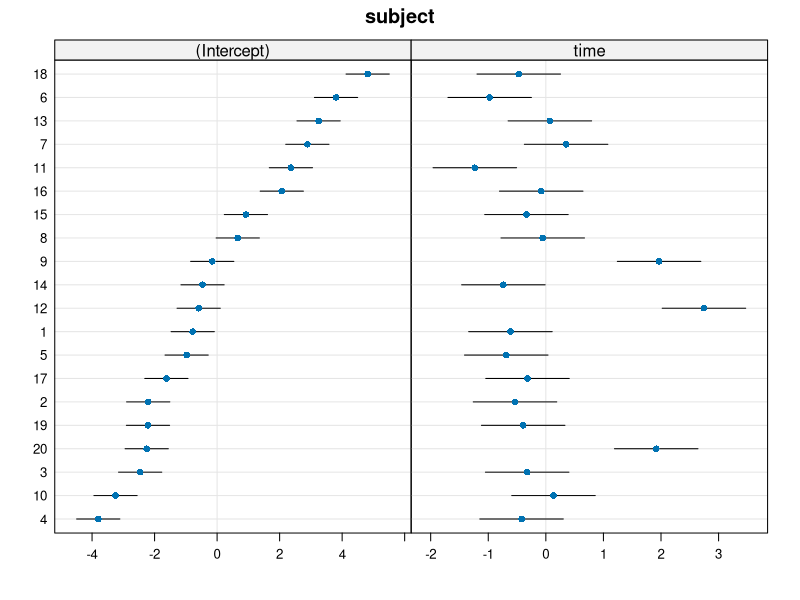
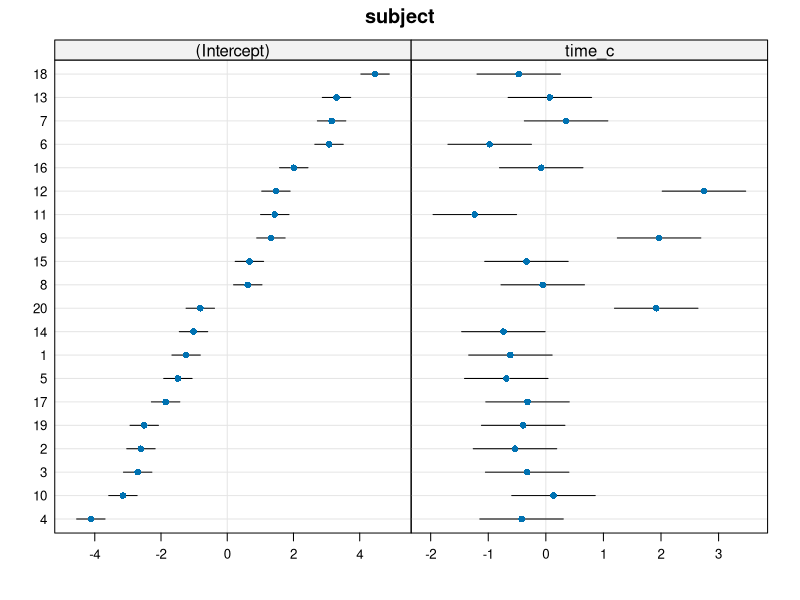
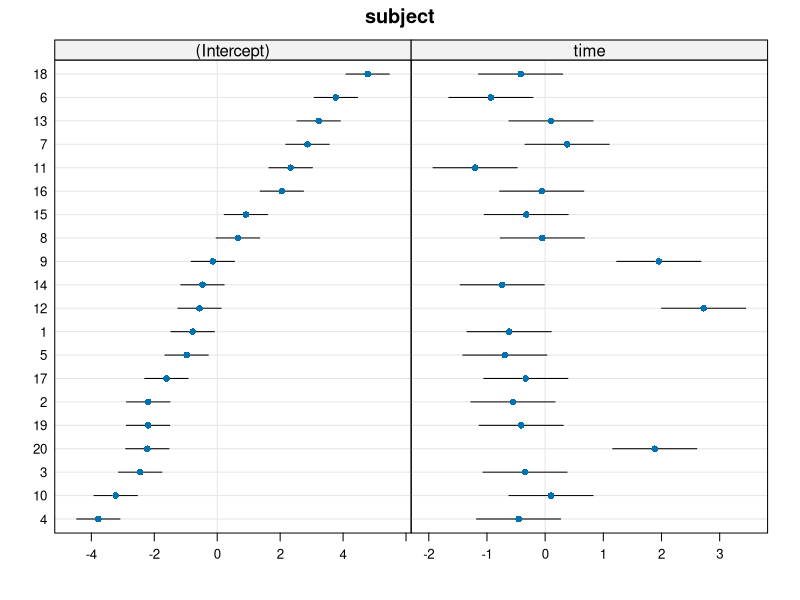
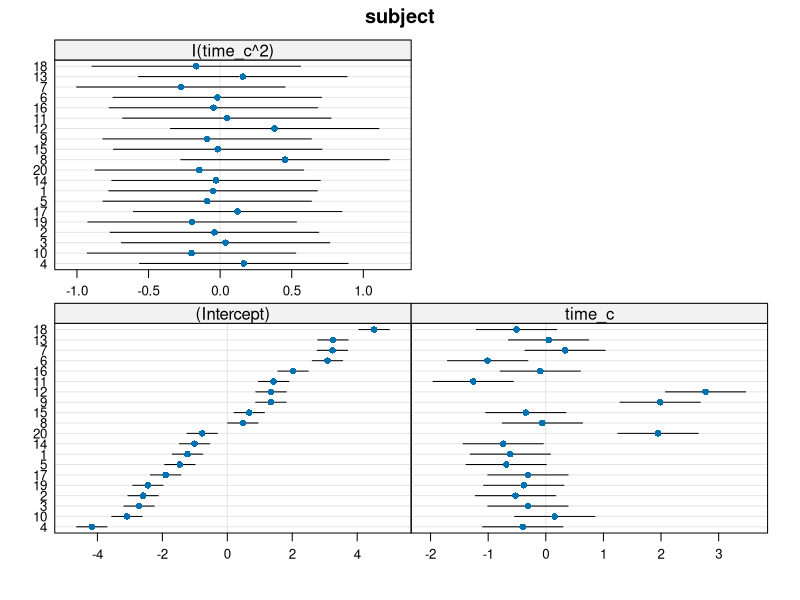
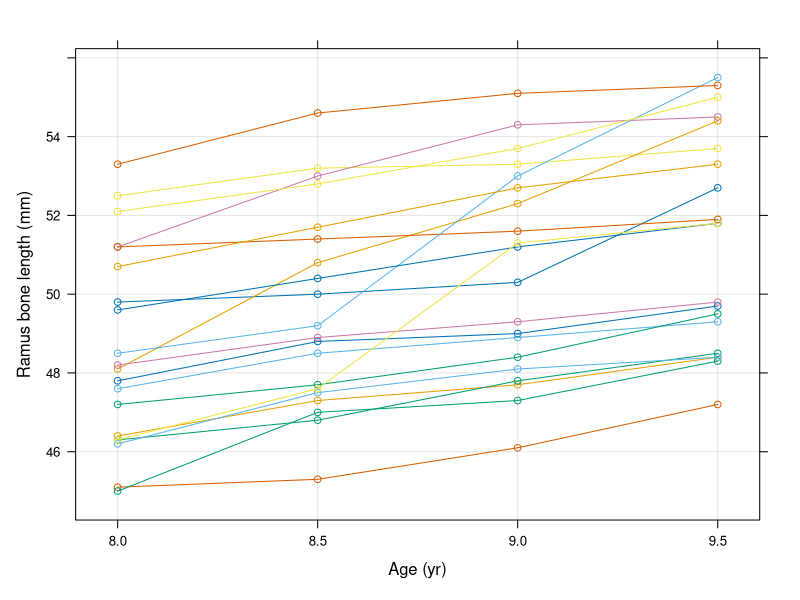
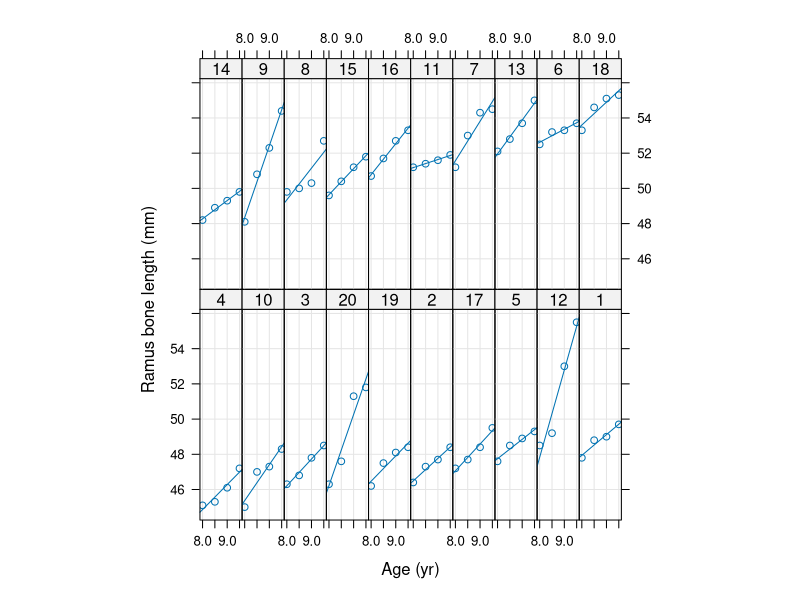
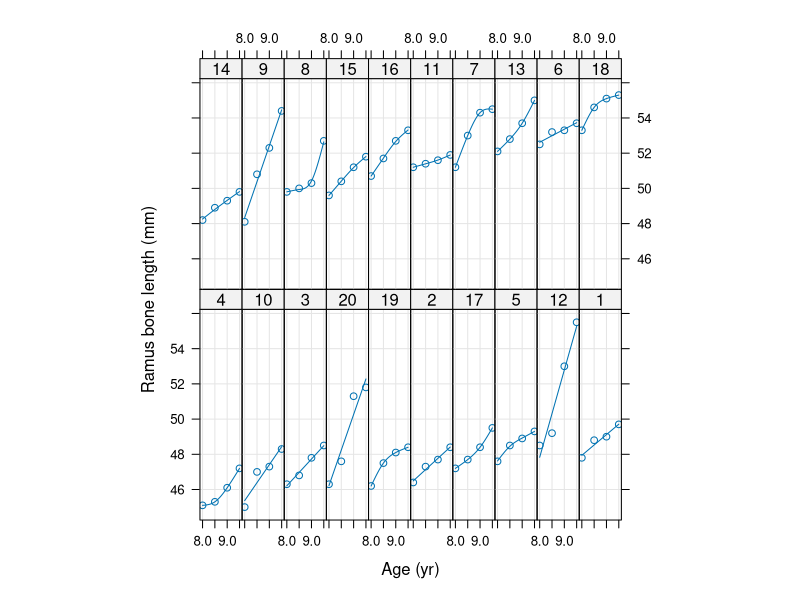
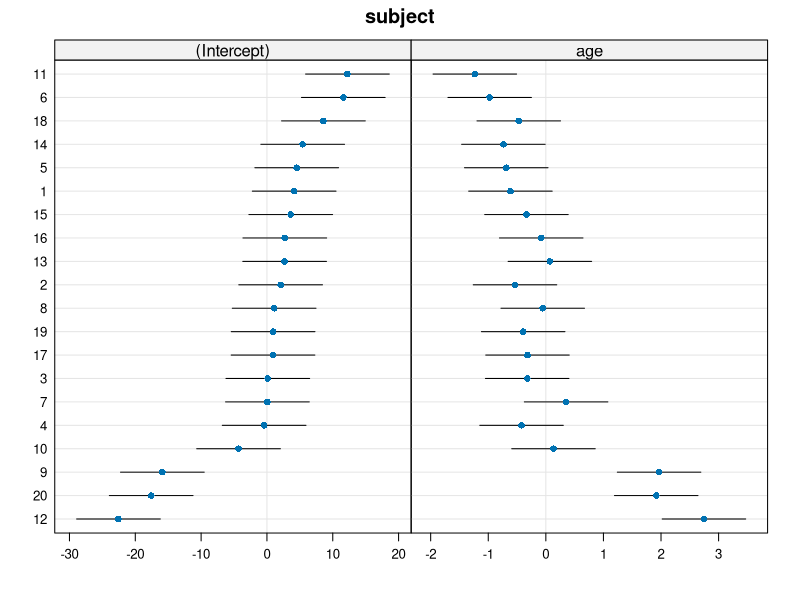

Write the R code that produced these figures, in order.
# Example taken from:
# https://embraceuncertaintybook.com/longitudinal.html#the-elstongrizzle-data

library(lme4)
library(lattice)

# Read and visualize data

dat <- read.table("../../data/elstongrizzle.dat", header = TRUE)
dat$subject <- factor(dat$subject)

pdf("../figures/eg_subjects.pdf", height = 6, width = 6, pointsize = 10)

xyplot(ramusht ~ age, dat, groups = subject,
       type = c("b", "g"),
       xlab = "Age (yr)",
       ylab = "Ramus bone length (mm)")

dev.off()

pdf("../figures/eg_subjects_panel.pdf", height = 6, width = 6, pointsize = 10)

xyplot(ramusht ~ age | subject, dat,
       type = c("g", "p", "r"),
       aspect = "xy",
       index.cond = function(x,y) coef(lm(y ~ x)) %*% c(1, 8),
       xlab = "Age (yr)",
       ylab = "Ramus bone length (mm)")

dev.off()

# Anything quadratic?
pdf("../figures/eg_subjects_panel_spline.pdf", height = 6, width = 6, pointsize = 10)

xyplot(ramusht ~ age | subject, dat,
       type = c("g", "p", "spline"),
       aspect = "xy",
       index.cond = function(x,y) coef(lm(y ~ x)) %*% c(1, 8),
       xlab = "Age (yr)",
       ylab = "Ramus bone length (mm)")

dev.off()


# Random slope model

m1 <- lmer(ramusht ~ age + (age | subject), dat)
summary(m1)

# Although it seems that there isn’t a strong correlation between initial bone
# length and growth rate in these data, a model with an overall linear trend and
# possibly correlated random effects for intercept and slope by subject
# estimates a strong negative correlation (-0.97) between these random effects.
# 
# The reason for this seemingly unlikely result is that the (Intercept) term in
# the fixed effects and the random effects represents the bone length at age 0,
# which is not of interest here. Notice that the fixed-effects (Intercept)
# estimate is about 33.5 mm, which is far below the observed range of the data
# (45.0 to 55.5 mm.)
# 
# Extrapolation from the observed range of ages, 8 years to 9.5 years, back to 0
# years, will almost inevitably result in a negative correlation between slope
# and intercept.

# Correlational structure for intercepts and slopes
pdf("../figures/eg_caterpillar.pdf", height = 4.5, width = 8, pointsize = 10)

dotplot(ranef(m1, condVar = TRUE),
        scales = list(x = list(relation = "free")))[[1]]

dev.off()

# Centering the time variable (at a value of interest)

dat$time <- dat$age - 8

m2 <- lmer(ramusht ~ time + (time | subject), dat)
summary(m2)

dotplot(ranef(m2, condVar = TRUE),
        scales = list(x = list(relation = "free")))[[1]]

## centering at mean age
dat$time_c <- dat$age - mean(dat$age)

m3 <- lmer(ramusht ~ time_c + (time_c | subject), dat)
summary(m3)

lattice::dotplot(ranef(m3, condVar = TRUE),
                 scales = list(x = list(relation = "free")))[[1]]

## investigating random effects

confint(m2)

m4 <- lmer(ramusht ~ time + (time || subject), dat)
summary(m4)

dotplot(ranef(m4, condVar = TRUE),
        scales = list(x = list(relation = "free")))[[1]]

## fitting a quadratic trend

m5 <- lmer(ramusht ~ time_c + I(time_c^2) + (time_c + I(time_c^2) || subject), dat)
summary(m5)

dotplot(ranef(m5, condVar = TRUE),
        scales = list(x = list(relation = "free")))[[1]]

# Shrinkage plots

df     <- coef(lmList(ramusht ~ time | subject, dat))
fclow  <- subset(df, `(Intercept)` < 50)
fchigh <- subset(df, `(Intercept)` > 50)
cc1    <- as.data.frame(coef(m2)$subject)
names(cc1) <- c("A", "B")

df <- cbind(df, cc1)
ff <- fixef(m2)

pdf("../figures/eg_shrinkage.pdf", height = 6, width = 6, pointsize = 10)

with(df,
  xyplot(`(Intercept)` ~ time, aspect = 1,
    x1 = B, y1 = A,
    panel = function(x, y, x1, y1, subscripts, ...) {
        panel.grid(h = -1, v = -1)
        x1 <- x1[subscripts]
        y1 <- y1[subscripts]
        larrows(x, y, x1, y1, type = "closed", length = 0.1,
                angle = 15, ...)
        lpoints(x, y,
                pch = trellis.par.get("superpose.symbol")$pch[2],
                col = trellis.par.get("superpose.symbol")$col[2])
        lpoints(x1, y1,
                pch = trellis.par.get("superpose.symbol")$pch[1],
                col = trellis.par.get("superpose.symbol")$col[1])
        lpoints(ff[2], ff[1], 
                pch = trellis.par.get("superpose.symbol")$pch[3],
                col = trellis.par.get("superpose.symbol")$col[3])
        ltext(fclow[,2], fclow[,1], row.names(fclow), adj = c(0.5, 1.7))
        ltext(fchigh[,2], fchigh[,1], row.names(fchigh), adj = c(0.5, -0.6))
    },
    key = list(space = "top", columns = 3,
               text = list(c("Mixed model", "Within-subject", "Population")),
               points = list(col = trellis.par.get("superpose.symbol")$col[1:3],
                             pch = trellis.par.get("superpose.symbol")$pch[1:3]))
  )
)

dev.off()



df     <- coef(lmList(ramusht ~ time_c + I(time_c^2) | subject, dat))
cc1    <- as.data.frame(coef(m5)$subject)
names(cc1) <- c("A", "B", "C")

df <- cbind(df, cc1)
ff <- fixef(m5)

pdf("../figures/eg_shrinkage_int-time.pdf", height = 6, width = 6, pointsize = 10)

with(df,
  xyplot(`(Intercept)` ~ time_c, aspect = 1,
    x1 = B, y1 = A,
    panel = function(x, y, x1, y1, subscripts, ...) {
        panel.grid(h = -1, v = -1)
        x1 <- x1[subscripts]
        y1 <- y1[subscripts]
        larrows(x, y, x1, y1, type = "closed", length = 0.1, fill = "black",
                angle = 15, ...)
        lpoints(x, y,
                pch = 16,
                col = trellis.par.get("superpose.symbol")$col[2])
        lpoints(x1, y1,
                pch = 16,
                col = trellis.par.get("superpose.symbol")$col[1])
        lpoints(ff[2], ff[1], 
                pch = 16,
                col = trellis.par.get("superpose.symbol")$col[3])
    },
    xlab = "time_c",
    ylab = "(Intercept)",
    key = list(space = "top", columns = 3,
               text = list(c("Mixed model", "Within-subject", "Population")),
               points = list(col = trellis.par.get("superpose.symbol")$col[1:3],
                             pch = 16))
  )
)

dev.off()


pdf("../figures/eg_shrinkage_int-timesq.pdf", height = 6, width = 6, pointsize = 10)

with(df,
  xyplot(`(Intercept)` ~ `I(time_c^2)`, aspect = 1,
    x1 = C, y1 = A,
    panel = function(x, y, x1, y1, subscripts, ...) {
        panel.grid(h = -1, v = -1)
        x1 <- x1[subscripts]
        y1 <- y1[subscripts]
        larrows(x, y, x1, y1, type = "closed", length = 0.1, fill = "black",
                angle = 15, ...)
        lpoints(x, y,
                pch = 16,
                col = trellis.par.get("superpose.symbol")$col[2])
        lpoints(x1, y1,
                pch = 16,
                col = trellis.par.get("superpose.symbol")$col[1])
        lpoints(ff[3], ff[1], 
                pch = 16,
                col = trellis.par.get("superpose.symbol")$col[3])
    },
    xlab = expression(time_c^2),
    ylab = "(Intercept)",
    key = list(space = "top", columns = 3,
               text = list(c("Mixed model", "Within-subject", "Population")),
               points = list(col = trellis.par.get("superpose.symbol")$col[1:3],
                             pch = 16))
  )
)

dev.off()


pdf("../figures/eg_shrinkage_time-timesq.pdf", height = 6, width = 6, pointsize = 10)

with(df,
  xyplot(time_c ~ `I(time_c^2)`, aspect = 1,
    x1 = C, y1 = B,
    panel = function(x, y, x1, y1, subscripts, ...) {
        panel.grid(h = -1, v = -1)
        x1 <- x1[subscripts]
        y1 <- y1[subscripts]
        larrows(x, y, x1, y1, type = "closed", length = 0.1, fill = "black",
                angle = 15, ...)
        lpoints(x, y,
                pch = 16,
                col = trellis.par.get("superpose.symbol")$col[2])
        lpoints(x1, y1,
                pch = 16,
                col = trellis.par.get("superpose.symbol")$col[1])
        lpoints(ff[3], ff[2], 
                pch = 16,
                col = trellis.par.get("superpose.symbol")$col[3])
    },
    xlab = expression(time_c^2),
    ylab = "time_c",
    key = list(space = "top", columns = 3,
               text = list(c("Mixed model", "Within-subject", "Population")),
               points = list(col = trellis.par.get("superpose.symbol")$col[1:3],
                             pch = 16))
  )
)

dev.off()

